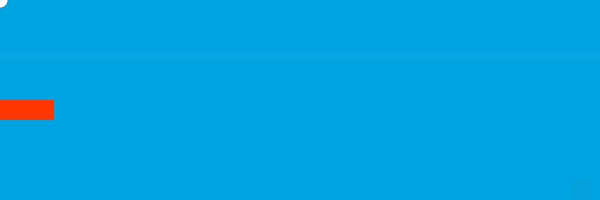
Frame 1 (no input)
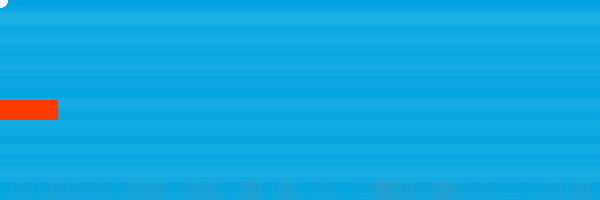
Frame 60 (the mouse pressed at the canvas centre just before this capture)
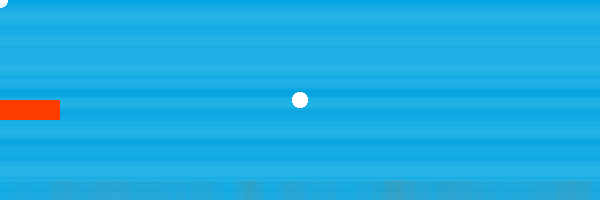
Frame 120 (the mouse held since frame 60 and released just before this capture)

The Processing sketch that drew these frames (run headless with seeded random() and noise(); from frame 60 on, the mouse is pressed at the canvas centre):

// Processing sketch: L1_DrawBlockAgain
// ── L1_DrawBlockAgain.pde



void setup(){
  
  background(#00A3E1);
  size(600,200);
  
  frameRate(60);
  noStroke();
}

void draw(){

  fill(255,second()*2,0);
  rect(0,height/2, second()*2,20);
  
  fill(#00A3E1,5);
  rect(0,random(0,height),width,30);
  
  fill(255,5);
  rect(0,random(0,height),width,10);
  
  fill(#FF5C29,5);
  rect(random(0,width),height-20, 20,20);

  fill(255);
  ellipse(mouseX, mouseY, 15, 15);
  println(second() * 500 / width);
}
